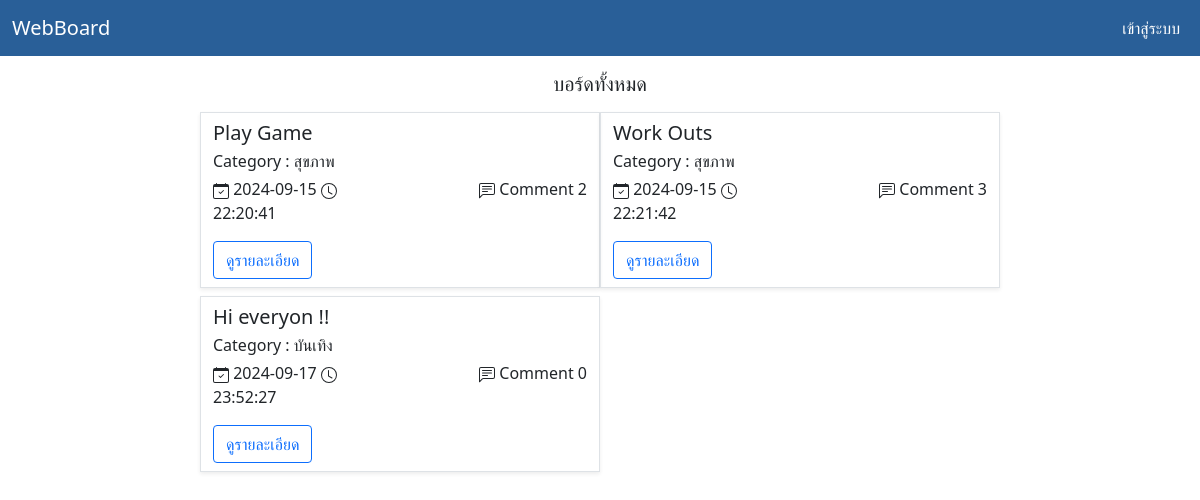
The page / on the database its author committed.
### tables this page shows
CREATE TABLE IF NOT EXISTS `board` (
  `boardID` int NOT NULL AUTO_INCREMENT,
  `boardHeader` varchar(255) DEFAULT NULL,
  `boardBody` text,
  `userID` int DEFAULT NULL,
  `categoryID` int DEFAULT NULL,
  `boardDate` date DEFAULT NULL,
  `boardTime` time DEFAULT NULL,
  `boardImageName` text,
  PRIMARY KEY (`boardID`),
  KEY `FK_board_users` (`userID`),
  KEY `FK_board_category` (`categoryID`),
  CONSTRAINT `board_ibfk_1` FOREIGN KEY (`categoryID`) REFERENCES `category` (`categoryID`),
  CONSTRAINT `board_ibfk_2` FOREIGN KEY (`categoryID`) REFERENCES `category` (`categoryID`),
  CONSTRAINT `FK_board_category` FOREIGN KEY (`categoryID`) REFERENCES `category` (`categoryID`),
  CONSTRAINT `FK_board_users` FOREIGN KEY (`userID`) REFERENCES `users` (`userID`)
);

CREATE TABLE IF NOT EXISTS `category` (
  `categoryID` int NOT NULL AUTO_INCREMENT,
  `categoryName` varchar(255) DEFAULT NULL,
  PRIMARY KEY (`categoryID`)
);

### db/db_connect.php (called while the page is built, shortened)
<?php
function countRow($table, $column,$value) {
    $sql = 'SELECT * FROM '.$table.' WHERE '.$column.' = "'.$value.'" ';
    $result = mysqli_query($GLOBALS['conn'],$sql);
    return $result->num_rows;
}
?>

### index.php (the view, shortened to what this page needs)
<!DOCTYPE html>
<html lang="en">
<head>
<?php
require 'db/db_connect.php';
    $sql = 'SELECT users.userID, users.firstName , users.lastName ,
    board.boardID, board.boardHeader, board.boardBody , board.boardDate, board.boardTime ,
    category.categoryName
    FROM board INNER JOIN users ON users.userID = board.userID
    INNER JOIN category ON category.categoryID = board.categoryID ';
    $boardResult = mysqli_query($GLOBALS['conn'],$sql);
?>
    <link href="css/style.css" rel="stylesheet" type="text/css"/>
    <link href="https://cdn.jsdelivr.net/npm/bootstrap@5.0.2/dist/css/bootstrap.min.css" rel="stylesheet">
</head>
<body>
    <?php require 'req/navbar.php' ?>
    <div class="container-fluid  mt-3 mb-2">
    <div class="row">
        <div class="col-sm-4"></div>
        <div class="col-sm-4 text-center"><h5>บอร์ดทั้งหมด </h5>
    </div>
        <div class="col-sm-4 text-end"></div>
    </div>
        <div class="row  mt-2 mb-2">
            <div class="col-sm-2"></div>
            <div class="col-sm-8 ">
                <div class="row ">
                    <?php $i=0; while ( $data = mysqli_fetch_assoc($boardResult) ) {
                        $commnet = countROW('comment','boardID',$data['boardID']);
                        ?>
                    <div class="col-sm-6 border shadow-sm mb-2">
                        <?php if(!isset($data['img'])==null) { ?>
                        <div class="row">
                            <div class="col-sm-4">
                            <img src="img/noimg.jpg" class="img-fluid mt-2 mb-2" alt="...">
                            </div>
                            <div class="col-sm-8">
                                <h5 class="text-start mt-2 mb-1"><?php echo $data['boardHeader'] ?></h5>
                                <p class="text-start mb-1">Category : <?php echo $category['categoryName']; ?></p>
                                <p></p>
                                <div class="row">
                                    <div class="col-sm-5"><p>
                                <svg xmlns="http://www.w3.org/2000/svg" width="16" height="16" fill="currentColor" class="bi bi-calendar-check" viewBox="0 0 16 16">
                                    <path d="M10.854 7.146a.5.5 0 0 1 0 .708l-3 3a.5.5 0 0 1-.708 0l-1.5-1.5a.5.5 0 1 1 .708-.708L7.5 9.793l2.646-2.647a.5.5 0 0 1 .708 0"/>
                                    <path d="M3.5 0a.5.5 0 0 1 .5.5V1h8V.5a.5.5 0 0 1 1 0V1h1a2 2 0 0 1 2 2v11a2 2 0 0 1-2 2H2a2 2 0 0 1-2-2V3a2 2 0 0 1 2-2h1V.5a.5.5 0 0 1 .5-.5M1 4v10a1 1 0 0 0 1 1h12a1 1 0 0 0 1-1V4z"/>
                                    </svg>
                                    <?php echo $data['boardDate']; ?>
                                    <svg xmlns="http://www.w3.org/2000/svg" width="16" height="16" fill="currentColor" class="bi bi-clock" viewBox="0 0 16 16">
                                        <path d="M8 3.5a.5.5 0 0 0-1 0V9a.5.5 0 0 0 .252.434l3.5 2a.5.5 0 0 0 .496-.868L8 8.71z"/>
                                        <path d="M8 16A8 8 0 1 0 8 0a8 8 0 0 0 0 16m7-8A7 7 0 1 1 1 8a7 7 0 0 1 14 0"/>
                                    </svg>
                                    <?php echo $data['boardTime']; ?>
                                </p></div>
                                <div class="col-sm-2"></div>
                                    <div class="col-sm-5 mt-4 text-end">
                                <p>
                                    <svg xmlns="http://www.w3.org/2000/svg" width="16" height="16" fill="currentColor" class="bi bi-chat-left-text" viewBox="0 0 16 16">
                                        <path d="M14 1a1 1 0 0 1 1 1v8a1 1 0 0 1-1 1H4.414A2 2 0 0 0 3 11.586l-2 2V2a1 1 0 0 1 1-1zM2 0a2 2 0 0 0-2 2v12.793a.5.5 0 0 0 .854.353l2.853-2.853A1 1 0 0 1 4.414 12H14a2 2 0 0 0 2-2V2a2 2 0 0 0-2-2z"/>
                                        <path d="M3 3.5a.5.5 0 0 1 .5-.5h9a.5.5 0 0 1 0 1h-9a.5.5 0 0 1-.5-.5M3 6a.5.5 0 0 1 .5-.5h9a.5.5 0 0 1 0 1h-9A.5.5 0 0 1 3 6m0 2.5a.5.5 0 0 1 .5-.5h5a.5.5 0 0 1 0 1h-5a.5.5 0 0 1-.5-.5"/>
                                    </svg> Comment <?php echo $commnet; ?>
                                </p></div>
                                </div>
                            </div>
                        </div>
                        <?php } else { ?>
                            <div class="row">
                            <div class="col-sm-12">
                                <h5 class="text-start mt-2 mb-1"><?php echo $data['boardHeader'] ?>
                                </h5>
                                <p class="text-start mb-1">Category : <?php echo $data['categoryName']; ?>
                            </p>
                                <div class="row">
                                    <div class="col-sm-5"><p>
                                    <?php echo $data['boardDate']; ?>
                                    <svg xmlns="http://www.w3.org/2000/svg" width="16" height="16" fill="currentColor" class="bi bi-clock" viewBox="0 0 16 16">
                                        <path d="M8 3.5a.5.5 0 0 0-1 0V9a.5.5 0 0 0 .252.434l3.5 2a.5.5 0 0 0 .496-.868L8 8.71z"/>
                                        <path d="M8 16A8 8 0 1 0 8 0a8 8 0 0 0 0 16m7-8A7 7 0 1 1 1 8a7 7 0 0 1 14 0"/>
                                    </svg>
                                    <?php echo $data['boardTime']; ?>
                                </p>
                                </div>
                                <div class="col sm-2"></div>
                                    <div class="col-sm-5 text-end">
                                <p>
                                 Comment <?php echo $commnet; ?>
                                </p>
                                </div>
                                </div>
                                <a href="boardDetail.php?boardID=<?php echo $data['boardID']  ?>" class="btn btn-outline-primary mb-2">ดูรายละเอียด</a>
                            </div>
                        </div>
                            <?php }  ?>
                    </div>
                     <?php } ?>
                </div>
            </div>
            <div class="col-lg-2"></div>
        </div>
    </div>
</body>
</html>

### rows shown on the page
board: boardHeader "Play Game", categoryID.categoryName "สุขภาพ", boardDate "2024-09-15", boardTime "22:20:41", commnet "2"
board: boardHeader "Work Outs", categoryID.categoryName "สุขภาพ", boardDate "2024-09-15", boardTime "22:21:42", commnet "3"
board: boardHeader "Hi everyon !!", categoryID.categoryName "บันเทิง", boardDate "2024-09-17", boardTime "23:52:27", commnet "0"
